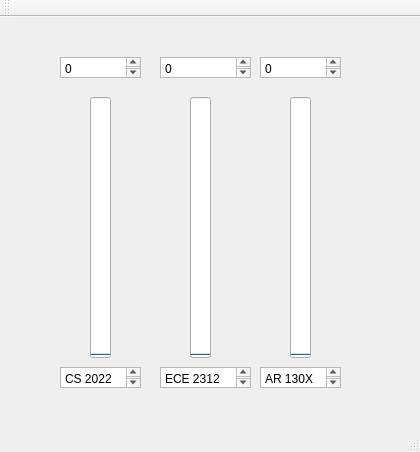
<?xml version="1.0" encoding="UTF-8"?>
<ui version="4.0">
 <class>MainWindow</class>
 <widget class="QMainWindow" name="MainWindow">
  <property name="geometry">
   <rect>
    <x>0</x>
    <y>0</y>
    <width>420</width>
    <height>452</height>
   </rect>
  </property>
  <property name="windowTitle">
   <string>MainWindow</string>
  </property>
  <widget class="QWidget" name="centralWidget">
   <widget class="QProgressBar" name="progressBar">
    <property name="geometry">
     <rect>
      <x>90</x>
      <y>80</y>
      <width>21</width>
      <height>261</height>
     </rect>
    </property>
    <property name="maximum">
     <number>30</number>
    </property>
    <property name="value">
     <number>0</number>
    </property>
    <property name="alignment">
     <set>Qt::AlignRight|Qt::AlignTrailing|Qt::AlignVCenter</set>
    </property>
    <property name="orientation">
     <enum>Qt::Vertical</enum>
    </property>
    <property name="textDirection">
     <enum>QProgressBar::BottomToTop</enum>
    </property>
    <property name="format">
     <string/>
    </property>
   </widget>
   <widget class="QProgressBar" name="progressBar_2">
    <property name="geometry">
     <rect>
      <x>190</x>
      <y>80</y>
      <width>21</width>
      <height>261</height>
     </rect>
    </property>
    <property name="maximum">
     <number>30</number>
    </property>
    <property name="value">
     <number>0</number>
    </property>
    <property name="alignment">
     <set>Qt::AlignRight|Qt::AlignTrailing|Qt::AlignVCenter</set>
    </property>
    <property name="orientation">
     <enum>Qt::Vertical</enum>
    </property>
    <property name="textDirection">
     <enum>QProgressBar::BottomToTop</enum>
    </property>
    <property name="format">
     <string/>
    </property>
   </widget>
   <widget class="QProgressBar" name="progressBar_3">
    <property name="geometry">
     <rect>
      <x>290</x>
      <y>80</y>
      <width>21</width>
      <height>261</height>
     </rect>
    </property>
    <property name="maximum">
     <number>30</number>
    </property>
    <property name="value">
     <number>0</number>
    </property>
    <property name="alignment">
     <set>Qt::AlignRight|Qt::AlignTrailing|Qt::AlignVCenter</set>
    </property>
    <property name="orientation">
     <enum>Qt::Vertical</enum>
    </property>
    <property name="textDirection">
     <enum>QProgressBar::BottomToTop</enum>
    </property>
    <property name="format">
     <string/>
    </property>
   </widget>
   <widget class="QPlainTextEdit" name="plainTextEdit">
    <property name="geometry">
     <rect>
      <x>60</x>
      <y>350</y>
      <width>81</width>
      <height>21</height>
     </rect>
    </property>
    <property name="readOnly">
     <bool>true</bool>
    </property>
    <property name="plainText">
     <string>CS 2022</string>
    </property>
   </widget>
   <widget class="QPlainTextEdit" name="plainTextEdit_2">
    <property name="geometry">
     <rect>
      <x>160</x>
      <y>350</y>
      <width>91</width>
      <height>21</height>
     </rect>
    </property>
    <property name="readOnly">
     <bool>true</bool>
    </property>
    <property name="plainText">
     <string>ECE 2312</string>
    </property>
   </widget>
   <widget class="QPlainTextEdit" name="plainTextEdit_3">
    <property name="geometry">
     <rect>
      <x>260</x>
      <y>350</y>
      <width>81</width>
      <height>21</height>
     </rect>
    </property>
    <property name="readOnly">
     <bool>true</bool>
    </property>
    <property name="plainText">
     <string>AR 130X</string>
    </property>
   </widget>
   <widget class="QPlainTextEdit" name="plainTextEdit_6">
    <property name="geometry">
     <rect>
      <x>260</x>
      <y>40</y>
      <width>81</width>
      <height>21</height>
     </rect>
    </property>
    <property name="readOnly">
     <bool>true</bool>
    </property>
    <property name="plainText">
     <string>0</string>
    </property>
   </widget>
   <widget class="QPlainTextEdit" name="plainTextEdit_5">
    <property name="geometry">
     <rect>
      <x>160</x>
      <y>40</y>
      <width>91</width>
      <height>21</height>
     </rect>
    </property>
    <property name="readOnly">
     <bool>true</bool>
    </property>
    <property name="plainText">
     <string>0</string>
    </property>
   </widget>
   <widget class="QPlainTextEdit" name="plainTextEdit_4">
    <property name="geometry">
     <rect>
      <x>60</x>
      <y>40</y>
      <width>81</width>
      <height>21</height>
     </rect>
    </property>
    <property name="readOnly">
     <bool>true</bool>
    </property>
    <property name="plainText">
     <string>0</string>
    </property>
   </widget>
  </widget>
  <widget class="QMenuBar" name="menuBar">
   <property name="geometry">
    <rect>
     <x>0</x>
     <y>0</y>
     <width>420</width>
     <height>19</height>
    </rect>
   </property>
  </widget>
  <widget class="QToolBar" name="mainToolBar">
   <attribute name="toolBarArea">
    <enum>TopToolBarArea</enum>
   </attribute>
   <attribute name="toolBarBreak">
    <bool>false</bool>
   </attribute>
  </widget>
  <widget class="QStatusBar" name="statusBar"/>
 </widget>
 <layoutdefault spacing="6" margin="11"/>
 <resources/>
 <connections/>
</ui>
